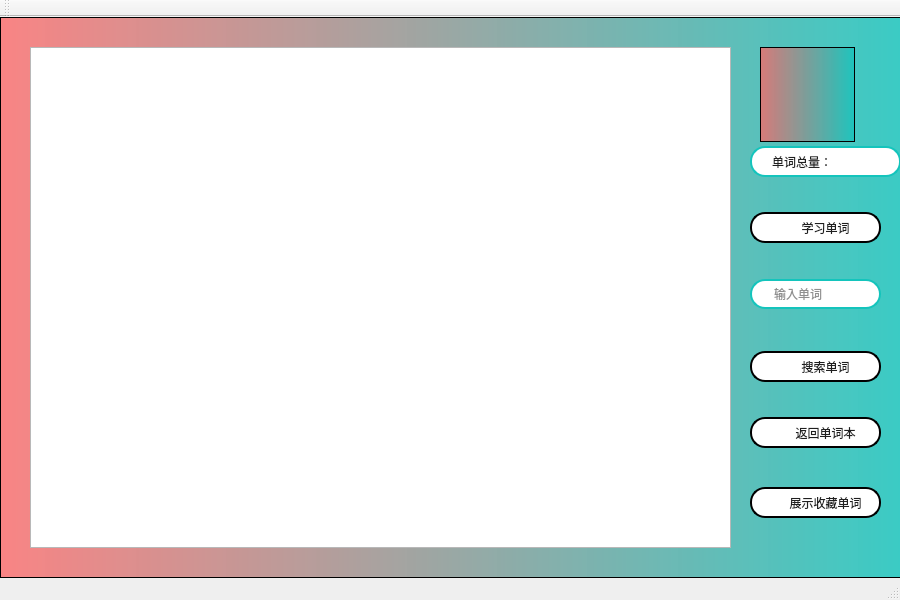
<?xml version="1.0" encoding="UTF-8"?>
<ui version="4.0">
 <class>MainWindow</class>
 <widget class="QMainWindow" name="MainWindow">
  <property name="enabled">
   <bool>true</bool>
  </property>
  <property name="geometry">
   <rect>
    <x>0</x>
    <y>0</y>
    <width>900</width>
    <height>600</height>
   </rect>
  </property>
  <property name="minimumSize">
   <size>
    <width>900</width>
    <height>600</height>
   </size>
  </property>
  <property name="maximumSize">
   <size>
    <width>900</width>
    <height>600</height>
   </size>
  </property>
  <property name="windowTitle">
   <string>MainWindow</string>
  </property>
  <property name="styleSheet">
   <string notr="true"/>
  </property>
  <widget class="QWidget" name="centralWidget">
   <widget class="QTableView" name="tableView">
    <property name="enabled">
     <bool>true</bool>
    </property>
    <property name="geometry">
     <rect>
      <x>30</x>
      <y>30</y>
      <width>701</width>
      <height>501</height>
     </rect>
    </property>
    <property name="cursor" stdset="0">
     <cursorShape>PointingHandCursor</cursorShape>
    </property>
    <property name="styleSheet">
     <string notr="true"/>
    </property>
    <property name="sortingEnabled">
     <bool>false</bool>
    </property>
   </widget>
   <widget class="QFrame" name="frame_2">
    <property name="geometry">
     <rect>
      <x>0</x>
      <y>0</y>
      <width>901</width>
      <height>561</height>
     </rect>
    </property>
    <property name="styleSheet">
     <string notr="true">background-color: qlineargradient(spread:pad, x1:0, y1:0, x2:1, y2:0, stop:0 rgba(251,102,102, 200), stop:1 rgba(20,196,188, 210));
</string>
    </property>
    <property name="frameShape">
     <enum>QFrame::StyledPanel</enum>
    </property>
    <property name="frameShadow">
     <enum>QFrame::Raised</enum>
    </property>
    <widget class="QFrame" name="frame">
     <property name="geometry">
      <rect>
       <x>760</x>
       <y>30</y>
       <width>95</width>
       <height>95</height>
      </rect>
     </property>
     <property name="styleSheet">
      <string notr="true">background-image: url(:/new/prefix1/Image/wind.png);</string>
     </property>
     <property name="frameShape">
      <enum>QFrame::StyledPanel</enum>
     </property>
     <property name="frameShadow">
      <enum>QFrame::Raised</enum>
     </property>
    </widget>
    <widget class="QPushButton" name="learnBtn">
     <property name="geometry">
      <rect>
       <x>750</x>
       <y>195</y>
       <width>131</width>
       <height>31</height>
      </rect>
     </property>
     <property name="cursor">
      <cursorShape>OpenHandCursor</cursorShape>
     </property>
     <property name="styleSheet">
      <string notr="true">border-image: url();
font: 25 11pt '微软雅黑 Light';
color: rgb(31,31,31);
padding-left:20px;
background-color: rgb(255, 255, 255);
border:2px solid rgb(0,0,0);border-radius:15px;</string>
     </property>
     <property name="text">
      <string>学习单词</string>
     </property>
    </widget>
    <widget class="QPushButton" name="wordBtn">
     <property name="geometry">
      <rect>
       <x>750</x>
       <y>400</y>
       <width>131</width>
       <height>31</height>
      </rect>
     </property>
     <property name="cursor">
      <cursorShape>ClosedHandCursor</cursorShape>
     </property>
     <property name="styleSheet">
      <string notr="true">border-image: url();
font: 25 11pt '微软雅黑 Light';
color: rgb(31,31,31);
padding-left:20px;
background-color: rgb(255, 255, 255);
border:2px solid rgb(0,0,0);border-radius:15px;</string>
     </property>
     <property name="text">
      <string>返回单词本</string>
     </property>
    </widget>
    <widget class="QLabel" name="label">
     <property name="geometry">
      <rect>
       <x>750</x>
       <y>129</y>
       <width>151</width>
       <height>31</height>
      </rect>
     </property>
     <property name="font">
      <font>
       <family>微软雅黑 Light</family>
       <pointsize>9</pointsize>
       <weight>3</weight>
       <italic>false</italic>
       <bold>false</bold>
      </font>
     </property>
     <property name="styleSheet">
      <string notr="true">border-image: url();
font: 25 9pt '微软雅黑 Light';
color: rgb(31,31,31);
padding-left:20px;
background-color: rgb(255, 255, 255);
border:2px solid rgb(20,196,188);border-radius:15px;</string>
     </property>
     <property name="text">
      <string>单词总量：</string>
     </property>
     <property name="alignment">
      <set>Qt::AlignJustify|Qt::AlignVCenter</set>
     </property>
    </widget>
    <widget class="QLineEdit" name="searchlineEdit">
     <property name="enabled">
      <bool>true</bool>
     </property>
     <property name="geometry">
      <rect>
       <x>750</x>
       <y>262</y>
       <width>131</width>
       <height>30</height>
      </rect>
     </property>
     <property name="styleSheet">
      <string notr="true">border-image: url();
font: 25 11pt '微软雅黑 Light';
color: rgb(31,31,31);
padding-left:20px;
background-color: rgb(255, 255, 255);
border:2px solid rgb(20,196,188);border-radius:15px;</string>
     </property>
     <property name="text">
      <string/>
     </property>
     <property name="alignment">
      <set>Qt::AlignJustify|Qt::AlignVCenter</set>
     </property>
     <property name="placeholderText">
      <string>输入单词</string>
     </property>
    </widget>
    <widget class="QPushButton" name="search_nBtn">
     <property name="geometry">
      <rect>
       <x>750</x>
       <y>334</y>
       <width>131</width>
       <height>31</height>
      </rect>
     </property>
     <property name="styleSheet">
      <string notr="true">border-image: url();
font: 25 11pt '微软雅黑 Light';
color: rgb(31,31,31);
padding-left:20px;
background-color: rgb(255, 255, 255);
border:2px solid rgb(0,0,0);border-radius:15px;</string>
     </property>
     <property name="text">
      <string>搜索单词</string>
     </property>
    </widget>
    <widget class="QPushButton" name="collBtn">
     <property name="geometry">
      <rect>
       <x>750</x>
       <y>470</y>
       <width>131</width>
       <height>31</height>
      </rect>
     </property>
     <property name="cursor">
      <cursorShape>ClosedHandCursor</cursorShape>
     </property>
     <property name="styleSheet">
      <string notr="true">border-image: url();
font: 25 11pt '微软雅黑 Light';
color: rgb(31,31,31);
padding-left:20px;
background-color: rgb(255, 255, 255);
border:2px solid rgb(0,0,0);border-radius:15px;</string>
     </property>
     <property name="text">
      <string>展示收藏单词</string>
     </property>
    </widget>
   </widget>
   <zorder>frame_2</zorder>
   <zorder>tableView</zorder>
  </widget>
  <widget class="QToolBar" name="mainToolBar">
   <attribute name="toolBarArea">
    <enum>TopToolBarArea</enum>
   </attribute>
   <attribute name="toolBarBreak">
    <bool>false</bool>
   </attribute>
  </widget>
  <widget class="QStatusBar" name="statusBar"/>
 </widget>
 <layoutdefault spacing="6" margin="11"/>
 <resources/>
 <connections/>
</ui>
